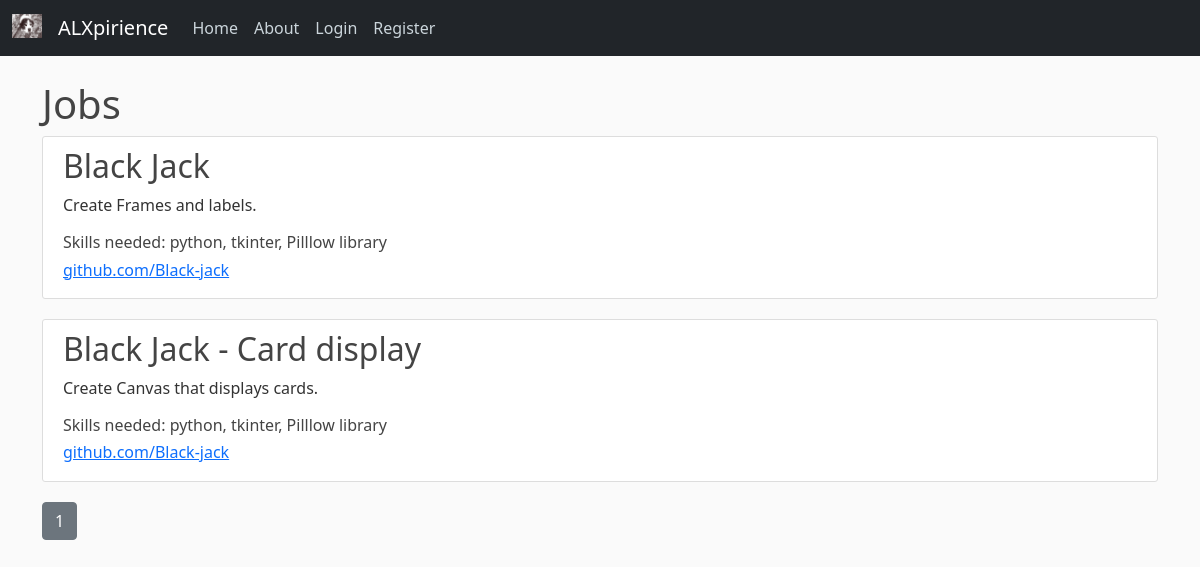
The app's page /home, older data.
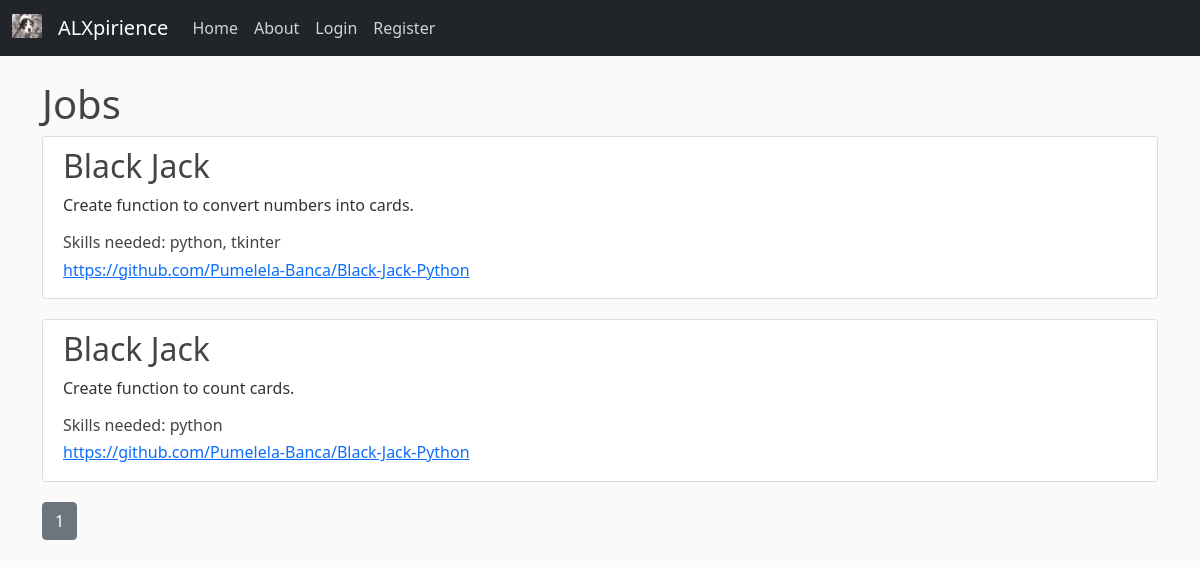
The same page, newer data.
### expirience/data_base.py (models this page shows, shortened)
class Projects(db.Model):
    id = db.Column(db.Integer, primary_key=True, autoincrement=True)
    project_name = db.Column(db.String(100), nullable=False)
    project_description = db.Column(db.Text, nullable=False)
    project_link = db.Column(db.String(120), nullable=False)
    skills_required = db.Column(db.String(120), nullable=False)
    project_status = db.Column(db.String(20), nullable=False, default='pending')
    user_id = db.Column(db.Integer, db.ForeignKey('user.id'), nullable=False)

### expirience/main/routes.py (the view)
@main.route('/')
@main.route('/home')
def home():
    page = request.args.get('page', 1, type=int)
    jobs = Projects.query.paginate(page=page, per_page=5)
    return render_template('home.html', title="Home", jobs=jobs)

### expirience/templates/home.html (shortened to what this page needs)
<!DOCTYPE html>
<html lang="en">
<head>
    <link href="https://cdn.jsdelivr.net/npm/bootstrap@5.0.2/dist/css/bootstrap.min.css" rel="stylesheet">
    <link rel="stylesheet" type="text/css" href="{{ url_for('static', filename='main.css') }}">
</head>
<body>
    <header class="site-header">
        <nav class="navbar navbar-expand-md navbar-dark bg-dark fixed-top">
          <div class="container-fluid">
            <a class="navbar-brand" href="{{ url_for('main.home') }}">
              <img src="static/images/large.ico" alt="" width="30" height="24" class="d-inline-block align-text-top">
            </a>
            <a class="navbar-brand mr-4" href="/">ALXpirience</a>
            <div class="collapse navbar-collapse" id="navbarToggle">
              <div class="navbar-nav mr-auto">
                <a class="nav-item nav-link" href="{{ url_for('main.home') }}">Home</a>
                <a class="nav-item nav-link" href="/about">About</a>
              </div>
              <div class="navbar-nav">
                {% if current_user.is_authenticated %}
                  <a class="nav-link dropdown-toggle" href="#" id="navbarDropdown" role="button" data-bs-toggle="dropdown" aria-expanded="false">
                    User: {{ current_user.username }}
                  </a>
                  <ul class="dropdown-menu" aria-labelledby="navbarDropdown">
                    <li><a class="dropdown-item" href="{{ url_for('users.editprofile') }}">Edit Profile</a></li>
                    <li><a class="dropdown-item" href="{{ url_for('users.profile') }}">View Profile</a></li>
                    <li><a class="dropdown-item" href="{{ url_for('skills.addskills') }}">Add Skills</a></li>
                    <li><a class="dropdown-item" href="{{ url_for('jobs.createproject') }}">Create Job</a></li>
                    <li><a class="dropdown-item" href="{{ url_for('jobs.myprojects') }}">View/Delete My Jobs</a></li>
                  </ul>
                    <a class="nav-item nav-link" href="{{ url_for('jobs.get_job') }}">Jobs</a>
                    <a class="nav-item nav-link" href="{{ url_for('users.logout') }}">Logout</a>
                {% else %}
                  <a class="nav-item nav-link" href="{{ url_for('users.login') }}">Login</a>
                  <a class="nav-item nav-link" href="{{ url_for('users.register') }}">Register</a>
                {% endif %}
              </div>
            </div>
          </div>
        </nav>
    </header>
    <main role="main" class="container">
      <h1>Jobs</h1>
      {% for job in jobs %}
        <article class="media content-section">
          <div class="media-body">
            <h2 class="article-title" href="#">{{ job.project_name }}</h2>
            <p class="article-content">{{ job.project_description }}</p>
            <h6 href="#">Skills needed: {{ job.skills_required }}</h6>
            <h6><a href="https://{{ job.project_link }}" target="_blank">{{ job.project_link }}</a></h6>
          </div>
        </article>
      {% endfor %}
      {% for page_num in jobs.iter_pages(left_edge=1, right_edge=1, right_current=2) %}
        {% if page_num %}
          {% if jobs.page == page_num %}
            <a class="btn btn-secondary mb-4" href="{{ url_for('main.home', page=page_num) }}">{{ page_num }}</a>
          {% else %}
            <a class="btn btn-info mb-4" href="{{ url_for('main.home', page=page_num) }}">{{ page_num }}</a>
          {% endif %}
        {% endif %}
      {% endfor %}
    </main>
</body>
</html>

### expirience/static/main.css (style rules this page uses)
body { background: #fafafa; color: #333333; margin-top: 5rem; }
h1, h2, h3, h4, h5, h6 { color: #444444; }
.site-header .navbar-nav .nav-link { color: #cbd5db; }
.content-section { background: #ffffff; padding: 10px 20px; border: 1px solid #dddddd; border-radius: 3px; margin-bottom: 20px; }
.article-title { color: #444444; }
.article-content { white-space: pre-line; }

Row changes from the older to the newer data that the page shows:
changed Projects: project_description "Create Frames and labels." → "Create function to convert numbers into cards."; skills_required "python, tkinter, Pilllow library" → "python, tkinter"; project_link "github.com/Black-jack" → "https://github.com/Pumelela-Banca/Black-Jack-Python"
changed Projects: project_name "Black Jack - Card display" → "Black Jack"; project_description "Create Canvas that displays cards." → "Create function to count cards."; skills_required "python, tkinter, Pilllow library" → "python"; project_link "github.com/Black-jack" → "https://github.com/Pumelela-Banca/Black-Jack-Python"
